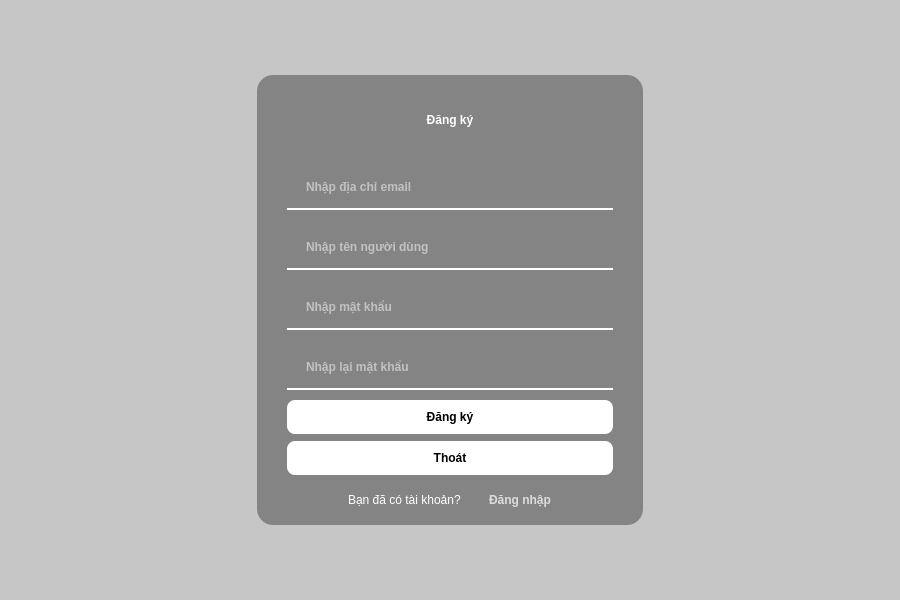
<?xml version="1.0" encoding="UTF-8"?>
<ui version="4.0">
 <class>RegisterForm</class>
 <widget class="QWidget" name="RegisterForm">
  <property name="geometry">
   <rect>
    <x>0</x>
    <y>0</y>
    <width>900</width>
    <height>600</height>
   </rect>
  </property>
  <property name="windowTitle">
   <string>Form</string>
  </property>
  <property name="styleSheet">
   <string notr="true">QWidget#wtTitle QLabel {
    font: 16pt &quot;MS Shell Dlg 2&quot;;
    color: #fff; 
    font-weight: bold;
}

QWidget#wtBackground {
	border-image: url(:/images/icons/login/119254-abstract-bright-blue-background-graphic-design.jpg);
    border-radius: 16px;
}

QWidget#wtBackgroundBlur {
   background-color: rgba(30, 30, 30, 50);
}

QWidget#wtForm {
    border-radius: 16px;
    background-color: rgba(30, 30, 30, 100);
}

#wtEmail, #wtPassword, #wtUsername, #wtConfirmPassword {
    background-color: transparent; 
    border: none;
	border-bottom: 2px solid #fff;
}

QLineEdit {
    padding: 5px;
    background-color: transparent; 
    color: #fff; 
    border: none;
	font: 11pt &quot;MS Shell Dlg 2&quot;;
    font-weight: bold;
}

QWidget#wtRegisterExit QPushButton{
    font: 11pt &quot;MS Shell Dlg 2&quot;;
    color: #000;
    background: #fff;
    border: none;
    padding: 10px;
    font-weight: bold;
    border-radius: 8px;
}

QWidget#wtButton QLabel#lbBottom{
    color: #fff;
    font: 10pt &quot;MS Shell Dlg 2&quot;;
}

QWidget#wtButton QPushButton#btnLogin{
    font: 10pt &quot;MS Shell Dlg 2&quot;;
    color: #ddd;
    background: transparent;
    border: none;
    font-weight: bold;
}

QWidget#wtButton QPushButton#btnLogin:hover{
    color: #fff;
}


</string>
  </property>
  <layout class="QHBoxLayout" name="horizontalLayout_6">
   <property name="spacing">
    <number>0</number>
   </property>
   <property name="leftMargin">
    <number>0</number>
   </property>
   <property name="topMargin">
    <number>0</number>
   </property>
   <property name="rightMargin">
    <number>0</number>
   </property>
   <property name="bottomMargin">
    <number>0</number>
   </property>
   <item>
    <widget class="QWidget" name="wtBackground" native="true">
     <layout class="QHBoxLayout" name="horizontalLayout_5">
      <property name="spacing">
       <number>0</number>
      </property>
      <property name="leftMargin">
       <number>0</number>
      </property>
      <property name="topMargin">
       <number>0</number>
      </property>
      <property name="rightMargin">
       <number>0</number>
      </property>
      <property name="bottomMargin">
       <number>0</number>
      </property>
      <item>
       <widget class="QWidget" name="wtBackgroundBlur" native="true">
        <layout class="QVBoxLayout" name="verticalLayout_2" stretch="1,6,1">
         <property name="spacing">
          <number>0</number>
         </property>
         <property name="leftMargin">
          <number>0</number>
         </property>
         <property name="topMargin">
          <number>0</number>
         </property>
         <property name="rightMargin">
          <number>0</number>
         </property>
         <property name="bottomMargin">
          <number>0</number>
         </property>
         <item>
          <widget class="QWidget" name="wtRow1" native="true"/>
         </item>
         <item>
          <widget class="QWidget" name="wtRow2" native="true">
           <layout class="QHBoxLayout" name="horizontalLayout" stretch="2,3,2">
            <property name="spacing">
             <number>0</number>
            </property>
            <property name="leftMargin">
             <number>0</number>
            </property>
            <property name="topMargin">
             <number>0</number>
            </property>
            <property name="rightMargin">
             <number>0</number>
            </property>
            <property name="bottomMargin">
             <number>0</number>
            </property>
            <item>
             <widget class="QWidget" name="wtRow2Column1" native="true"/>
            </item>
            <item>
             <widget class="QWidget" name="wtForm" native="true">
              <layout class="QVBoxLayout" name="verticalLayout_3" stretch="2,5,3">
               <property name="spacing">
                <number>0</number>
               </property>
               <property name="leftMargin">
                <number>30</number>
               </property>
               <property name="topMargin">
                <number>0</number>
               </property>
               <property name="rightMargin">
                <number>30</number>
               </property>
               <property name="bottomMargin">
                <number>0</number>
               </property>
               <item>
                <widget class="QWidget" name="wtTitle" native="true">
                 <layout class="QHBoxLayout" name="horizontalLayout_2">
                  <property name="spacing">
                   <number>0</number>
                  </property>
                  <property name="leftMargin">
                   <number>0</number>
                  </property>
                  <property name="topMargin">
                   <number>0</number>
                  </property>
                  <property name="rightMargin">
                   <number>0</number>
                  </property>
                  <property name="bottomMargin">
                   <number>0</number>
                  </property>
                  <item>
                   <widget class="QLabel" name="label">
                    <property name="text">
                     <string>Đăng ký</string>
                    </property>
                    <property name="alignment">
                     <set>Qt::AlignCenter</set>
                    </property>
                   </widget>
                  </item>
                 </layout>
                </widget>
               </item>
               <item>
                <widget class="QWidget" name="wtInput" native="true">
                 <layout class="QVBoxLayout" name="verticalLayout">
                  <property name="spacing">
                   <number>15</number>
                  </property>
                  <property name="leftMargin">
                   <number>0</number>
                  </property>
                  <property name="topMargin">
                   <number>0</number>
                  </property>
                  <property name="rightMargin">
                   <number>0</number>
                  </property>
                  <property name="bottomMargin">
                   <number>0</number>
                  </property>
                  <item>
                   <widget class="QWidget" name="wtUsername" native="true">
                    <layout class="QHBoxLayout" name="horizontalLayout_3">
                     <property name="spacing">
                      <number>5</number>
                     </property>
                     <property name="leftMargin">
                      <number>0</number>
                     </property>
                     <property name="topMargin">
                      <number>0</number>
                     </property>
                     <property name="rightMargin">
                      <number>0</number>
                     </property>
                     <property name="bottomMargin">
                      <number>0</number>
                     </property>
                     <item>
                      <widget class="QLabel" name="label_2">
                       <property name="text">
                        <string/>
                       </property>
                       <property name="pixmap">
                        <pixmap resource="src.qrc">:/images/icons/login/icons8-email-24.png</pixmap>
                       </property>
                      </widget>
                     </item>
                     <item>
                      <widget class="QLineEdit" name="txtEmail">
                       <property name="placeholderText">
                        <string>Nhập địa chỉ email</string>
                       </property>
                      </widget>
                     </item>
                    </layout>
                   </widget>
                  </item>
                  <item>
                   <widget class="QWidget" name="wtEmail" native="true">
                    <layout class="QHBoxLayout" name="horizontalLayout_9">
                     <property name="spacing">
                      <number>5</number>
                     </property>
                     <property name="leftMargin">
                      <number>0</number>
                     </property>
                     <property name="topMargin">
                      <number>0</number>
                     </property>
                     <property name="rightMargin">
                      <number>0</number>
                     </property>
                     <property name="bottomMargin">
                      <number>0</number>
                     </property>
                     <item>
                      <widget class="QLabel" name="label_5">
                       <property name="text">
                        <string/>
                       </property>
                       <property name="pixmap">
                        <pixmap resource="src.qrc">:/images/icons/login/icons8-user-24.png</pixmap>
                       </property>
                      </widget>
                     </item>
                     <item>
                      <widget class="QLineEdit" name="txtUsername">
                       <property name="text">
                        <string/>
                       </property>
                       <property name="placeholderText">
                        <string>Nhập tên người dùng</string>
                       </property>
                      </widget>
                     </item>
                    </layout>
                   </widget>
                  </item>
                  <item>
                   <widget class="QWidget" name="wtPassword" native="true">
                    <layout class="QHBoxLayout" name="horizontalLayout_4">
                     <property name="spacing">
                      <number>5</number>
                     </property>
                     <property name="leftMargin">
                      <number>0</number>
                     </property>
                     <property name="topMargin">
                      <number>0</number>
                     </property>
                     <property name="rightMargin">
                      <number>0</number>
                     </property>
                     <property name="bottomMargin">
                      <number>0</number>
                     </property>
                     <item>
                      <widget class="QLabel" name="label_3">
                       <property name="text">
                        <string/>
                       </property>
                       <property name="pixmap">
                        <pixmap resource="src.qrc">:/images/icons/login/icons8-password-24.png</pixmap>
                       </property>
                      </widget>
                     </item>
                     <item>
                      <widget class="QLineEdit" name="txtPassword">
                       <property name="echoMode">
                        <enum>QLineEdit::Password</enum>
                       </property>
                       <property name="placeholderText">
                        <string>Nhập mật khẩu</string>
                       </property>
                      </widget>
                     </item>
                    </layout>
                   </widget>
                  </item>
                  <item>
                   <widget class="QWidget" name="wtConfirmPassword" native="true">
                    <layout class="QHBoxLayout" name="horizontalLayout_10">
                     <property name="spacing">
                      <number>5</number>
                     </property>
                     <property name="leftMargin">
                      <number>0</number>
                     </property>
                     <property name="topMargin">
                      <number>0</number>
                     </property>
                     <property name="rightMargin">
                      <number>0</number>
                     </property>
                     <property name="bottomMargin">
                      <number>0</number>
                     </property>
                     <item>
                      <widget class="QLabel" name="label_6">
                       <property name="text">
                        <string/>
                       </property>
                       <property name="pixmap">
                        <pixmap resource="src.qrc">:/images/icons/login/icons8-password-24.png</pixmap>
                       </property>
                      </widget>
                     </item>
                     <item>
                      <widget class="QLineEdit" name="txtConfirmPassword">
                       <property name="toolTip">
                        <string>&lt;html&gt;&lt;head/&gt;&lt;body&gt;&lt;p&gt;&lt;br/&gt;&lt;/p&gt;&lt;/body&gt;&lt;/html&gt;</string>
                       </property>
                       <property name="text">
                        <string/>
                       </property>
                       <property name="echoMode">
                        <enum>QLineEdit::Password</enum>
                       </property>
                       <property name="placeholderText">
                        <string>Nhập lại mật khẩu</string>
                       </property>
                      </widget>
                     </item>
                    </layout>
                   </widget>
                  </item>
                 </layout>
                </widget>
               </item>
               <item>
                <widget class="QWidget" name="wtButton" native="true">
                 <layout class="QVBoxLayout" name="verticalLayout_5">
                  <property name="spacing">
                   <number>0</number>
                  </property>
                  <property name="leftMargin">
                   <number>0</number>
                  </property>
                  <property name="topMargin">
                   <number>10</number>
                  </property>
                  <property name="rightMargin">
                   <number>0</number>
                  </property>
                  <property name="bottomMargin">
                   <number>0</number>
                  </property>
                  <item>
                   <widget class="QWidget" name="wtRegisterExit" native="true">
                    <layout class="QVBoxLayout" name="verticalLayout_4">
                     <property name="spacing">
                      <number>7</number>
                     </property>
                     <property name="leftMargin">
                      <number>0</number>
                     </property>
                     <property name="topMargin">
                      <number>0</number>
                     </property>
                     <property name="rightMargin">
                      <number>0</number>
                     </property>
                     <property name="bottomMargin">
                      <number>0</number>
                     </property>
                     <item>
                      <widget class="QPushButton" name="btnRegister">
                       <property name="text">
                        <string>Đăng ký</string>
                       </property>
                      </widget>
                     </item>
                     <item>
                      <widget class="QPushButton" name="btnExit">
                       <property name="text">
                        <string>Thoát</string>
                       </property>
                      </widget>
                     </item>
                    </layout>
                   </widget>
                  </item>
                  <item>
                   <widget class="QWidget" name="widget_3" native="true">
                    <layout class="QHBoxLayout" name="horizontalLayout_7">
                     <property name="spacing">
                      <number>7</number>
                     </property>
                     <property name="leftMargin">
                      <number>40</number>
                     </property>
                     <property name="topMargin">
                      <number>0</number>
                     </property>
                     <property name="rightMargin">
                      <number>40</number>
                     </property>
                     <property name="bottomMargin">
                      <number>0</number>
                     </property>
                     <item>
                      <widget class="QLabel" name="lbBottom">
                       <property name="sizePolicy">
                        <sizepolicy hsizetype="Fixed" vsizetype="Preferred">
                         <horstretch>0</horstretch>
                         <verstretch>0</verstretch>
                        </sizepolicy>
                       </property>
                       <property name="text">
                        <string>Bạn đã có tài khoản?</string>
                       </property>
                      </widget>
                     </item>
                     <item>
                      <widget class="QPushButton" name="btnLogin">
                       <property name="sizePolicy">
                        <sizepolicy hsizetype="Fixed" vsizetype="Fixed">
                         <horstretch>0</horstretch>
                         <verstretch>0</verstretch>
                        </sizepolicy>
                       </property>
                       <property name="text">
                        <string>Đăng nhập</string>
                       </property>
                      </widget>
                     </item>
                    </layout>
                   </widget>
                  </item>
                 </layout>
                </widget>
               </item>
              </layout>
             </widget>
            </item>
            <item>
             <widget class="QWidget" name="wtRow2Column3" native="true"/>
            </item>
           </layout>
          </widget>
         </item>
         <item>
          <widget class="QWidget" name="wtRow3" native="true"/>
         </item>
        </layout>
       </widget>
      </item>
     </layout>
    </widget>
   </item>
  </layout>
 </widget>
 <resources>
  <include location="src.qrc"/>
 </resources>
 <connections/>
</ui>
